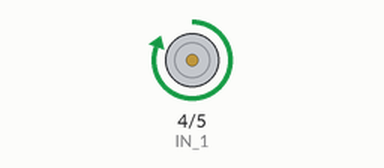
Simulated run of this sketch. Board: Arduino Uno, built with avr-gcc and run on an emulated ATmega328P. Parts: motor-driver pin pairs drawn as motors (green arrow = first pin HIGH = forward, orange = second pin HIGH = backward, longer = more drive).

Above: at 1.5 s.
At 4.5 s:
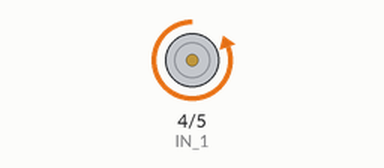
Timing chart, 0 to 7.8 s (numbered marks = the images above):
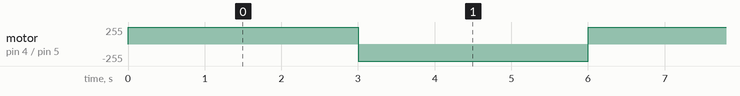

Measured:
- by itself, motor on pin 4 (IN_1) / pin 5 (IN_2): alternates forward 255/255 for 3.0 s and backward 255/255 for 3.0 s

The sketch:

testL298N.ino
```cpp
/* www.nyebarilmu.com */

//mendefinisikan pin yang digunakan untuk control pin
int IN_1 = 4;
int IN_2 = 5;


void setup()
{
  //mendefinisikan control pin sebagai output
 pinMode(IN_1, OUTPUT);
 pinMode(IN_2, OUTPUT);

}

void loop(){
 //Putar Mesin searah jarum jam
 digitalWrite(IN_1, HIGH);
 digitalWrite(IN_2, LOW);
 delay(3000);

 //Putar Motor a berlawan arah jarum jam
 digitalWrite(IN_1, LOW);
 digitalWrite(IN_2, HIGH);
 delay(3000);
}
```
